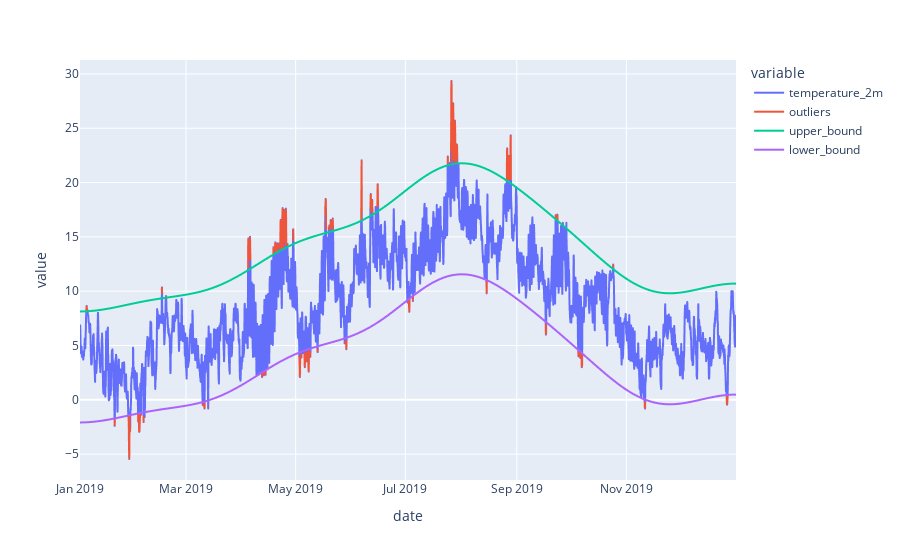

The notebook cell this image was saved under:
### Code cell
DCT_outlier_plot(df, 'temperature_2m', dct_cutoff=10, n_std=3)

### Figure 1 — Plotly figure (JSON) as saved in the notebook; plotly's stock layout.template omitted (floating-point values rounded to 4 significant figures; data arrays with more than 128 entries replaced by an {"elided": "..."} marker saying what was removed)
{"data": [{"hovertemplate": "variable=temperature_2m<br>date=%{x}<br>value=%{y}<extra></extra>", "legendgroup": "temperature_2m", "line": {"color": "#636efa", "dash": "solid"}, "marker": {"symbol": "circle"}, "mode": "lines", "name": "temperature_2m", "showlegend": true, "type": "scattergl", "x": {"elided": "8760 str values"}, "xaxis": "x", "y": {"elided": "8760 float values"}, "yaxis": "y"}, {"hovertemplate": "variable=outliers<br>date=%{x}<br>value=%{y}<extra></extra>", "legendgroup": "outliers", "line": {"color": "#EF553B", "dash": "solid"}, "marker": {"symbol": "circle"}, "mode": "lines", "name": "outliers", "showlegend": true, "type": "scattergl", "x": {"elided": "8760 str values"}, "xaxis": "x", "y": {"elided": "8760 float values"}, "yaxis": "y"}, {"hovertemplate": "variable=upper_bound<br>date=%{x}<br>value=%{y}<extra></extra>", "legendgroup": "upper_bound", "line": {"color": "#00cc96", "dash": "solid"}, "marker": {"symbol": "circle"}, "mode": "lines", "name": "upper_bound", "showlegend": true, "type": "scattergl", "x": {"elided": "8760 str values"}, "xaxis": "x", "y": {"elided": "8760 float values"}, "yaxis": "y"}, {"hovertemplate": "variable=lower_bound<br>date=%{x}<br>value=%{y}<extra></extra>", "legendgroup": "lower_bound", "line": {"color": "#ab63fa", "dash": "solid"}, "marker": {"symbol": "circle"}, "mode": "lines", "name": "lower_bound", "showlegend": true, "type": "scattergl", "x": {"elided": "8760 str values"}, "xaxis": "x", "y": {"elided": "8760 float values"}, "yaxis": "y"}], "layout": {"legend": {"title": {"text": "variable"}, "tracegroupgap": 0}, "margin": {"t": 60}, "xaxis": {"anchor": "y", "domain": [0, 1], "title": {"text": "date"}}, "yaxis": {"anchor": "x", "domain": [0, 1], "title": {"text": "value"}}}}
